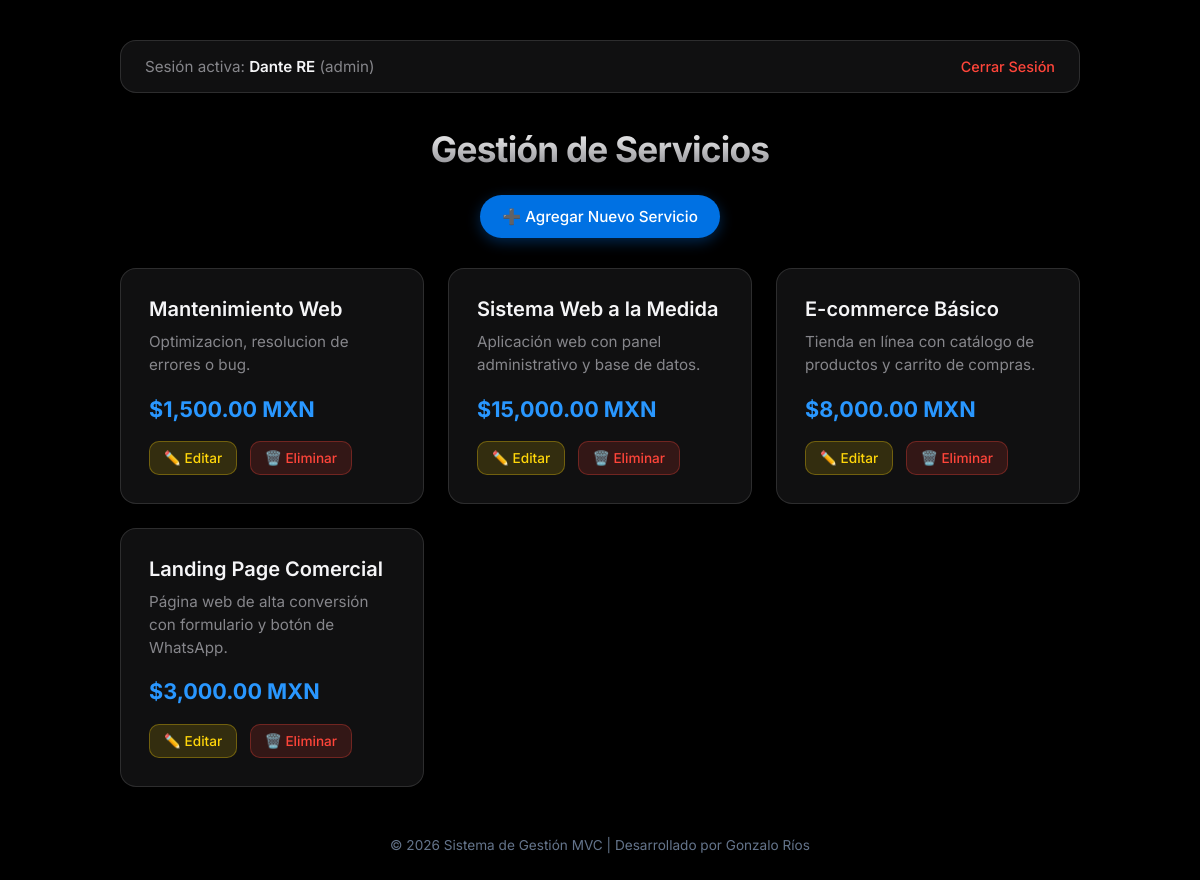
Page /index.php?action=index (signed in) on the committed database.
### tables this page shows
CREATE TABLE `servicios` (
  `id` int(11) NOT NULL,
  `nombre` varchar(100) NOT NULL,
  `descripcion` text NOT NULL,
  `precio` decimal(10,2) NOT NULL
);

### app/controllers/ServicioController.php (called while the page is built, shortened)
<?php
require_once __DIR__ . '/../models/Servicio.php';
class ServicioController {
    private $servicioModel;
    public function __construct($pdo) {
        $this->servicioModel = new Servicio($pdo);
    }
    public function index() {
        $servicios = $this->servicioModel->obtenerTodos();
        require_once __DIR__ . '/../views/templates/header.php';
        require_once __DIR__ . '/../views/servicios/index.php';
        require_once __DIR__ . '/../views/templates/footer.php';
    }
}
?>

### app/models/Servicio.php (called while the page is built, shortened)
<?php
class Servicio {
    private $pdo;
    public function __construct($pdo) {
        $this->pdo = $pdo;
    }
    public function obtenerTodos() {
        $stmt = $this->pdo->query("SELECT * FROM servicios ORDER BY id DESC");
        return $stmt->fetchAll();
    }
}
?>

### app/views/servicios/index.php (the view)
<h1>Gestión de Servicios</h1>
<?php if (($_SESSION['usuario_rol'] ?? '') === 'admin'): ?>
    <div style="text-align: center; margin-bottom: 30px;">
        <a href="index.php?action=crear" class="btn-crear">➕ Agregar Nuevo Servicio</a>
    </div>
<?php endif; ?>
<div class="grid">
    <?php foreach ($servicios as $servicio): ?>
        <div class="card">
            <div>
                <h3><?php echo htmlspecialchars($servicio['nombre']); ?></h3>
                <p><?php echo htmlspecialchars($servicio['descripcion']); ?></p>
            </div>
            <div>
                <p class="precio">$<?php echo number_format($servicio['precio'], 2); ?> MXN</p>
                <?php if (($_SESSION['usuario_rol'] ?? '') === 'admin'): ?>
                    <div style="margin-top: 15px;">
                        <a href="index.php?action=editar&id=<?php echo $servicio['id']; ?>" class="btn-editar">✏️ Editar</a>
                        <a href="index.php?action=eliminar&id=<?php echo $servicio['id']; ?>" class="btn-eliminar" onclick="return confirm('¿Eliminar servicio?');">🗑️ Eliminar</a>
                    </div>
                <?php endif; ?>
            </div>
        </div>
    <?php endforeach; ?>
</div>

### public/index.php (shortened to what this page needs)
<?php
require_once __DIR__ . '/../app/config/database.php';
require_once __DIR__ . '/../app/controllers/ServicioController.php';
$action = $_GET['action'] ?? 'index';
$controller = new ServicioController($pdo);
switch ($action) {
    case 'index':
    default:
        $controller->index();
        break;
}
?>

### app/views/templates/header.php (shortened to what this page needs)
<!DOCTYPE html>
<html lang="es">
<head>
</head>
<body>
<div class="contenedor">
    <?php if (isset($_SESSION['usuario_id'])): ?>
        <div class="header-panel">
            <span>Sesión activa: <strong><?php echo htmlspecialchars($_SESSION['usuario_nombre'] ?? 'Admin'); ?></strong> (<?php echo htmlspecialchars($_SESSION['usuario_rol'] ?? 'cliente'); ?>)</span>
            <a href="index.php?action=logout" class="logout">Cerrar Sesión</a>
        </div>
    <?php endif; ?>

### app/views/templates/footer.php
</div>
<footer style="text-align: center; margin-top: 50px; color: #64748b; font-size: 0.85rem;">
    <p>© <?php echo date('Y'); ?> Sistema de Gestión MVC | Desarrollado por Gonzalo Ríos</p>
</footer>
</body>
</html>

### app/views/templates/header.php (style rules this page uses)
:root { --bg-main: #000000; --bg-card: rgba(22, 22, 23, 0.75); --bg-card-hover: rgba(29, 29, 31, 0.85); --border-subtle: rgba(255, 255, 255, 0.12); --border-focus: #0071e3; --text-primary: #f5f5f7; --text-secondary: #86868b; --accent-blue: #2997ff; --accent-green: #30d158; --accent-red: #ff453a; --accent-amber: #ffd60a; --radius-main: 16px; --radius-sm: 10px; --shadow-apple: 0 12px 40px rgba(0, 0, 0, 0.4); --font-apple: 'Inter', -apple-system, BlinkMacSystemFont, "SF Pro Display", "Segoe UI", Roboto, sans-serif; }
* { box-sizing: border-box; margin: 0; padding: 0; }
body { font-family: var(--font-apple); background-color: var(--bg-main); color: var(--text-primary); padding: 40px 20px; min-height: 100vh; -webkit-font-smoothing: antialiased; }
.contenedor { max-width: 960px; margin: 0 auto; }
.header-panel { display: flex; justify-content: space-between; align-items: center; background: var(--bg-card); backdrop-filter: blur(20px); -webkit-backdrop-filter: blur(20px); border: 1px solid var(--border-subtle); padding: 16px 24px; border-radius: var(--radius-main); margin-bottom: 35px; box-shadow: var(--shadow-apple); }
.header-panel span { font-size: 0.95rem; color: var(--text-secondary); }
.header-panel strong { color: var(--text-primary); font-weight: 600; }
a.logout { color: var(--accent-red); text-decoration: none; font-size: 0.9rem; font-weight: 500; }
h1 { font-size: 2.2rem; font-weight: 700; letter-spacing: -0.022em; margin-bottom: 25px; text-align: center; background: linear-gradient(180deg, #FFFFFF 0%, #86868B 100%); -webkit-background-clip: text; -webkit-text-fill-color: transparent; }
.btn-crear { display: inline-flex; align-items: center; gap: 8px; background-color: #0071e3; color: #ffffff; padding: 12px 22px; text-decoration: none; border-radius: 980px; font-size: 0.95rem; font-weight: 500; transition: all 0.2s ease; box-shadow: 0 4px 14px rgba(0, 113, 227, 0.35); }
.btn-editar { background-color: rgba(255, 214, 10, 0.15); color: var(--accent-amber); border: 1px solid rgba(255, 214, 10, 0.3); padding: 8px 14px; text-decoration: none; border-radius: var(--radius-sm); font-size: 0.85rem; font-weight: 500; display: inline-block; margin-right: 8px; }
.btn-eliminar { background-color: rgba(255, 69, 58, 0.15); color: var(--accent-red); border: 1px solid rgba(255, 69, 58, 0.3); padding: 8px 14px; text-decoration: none; border-radius: var(--radius-sm); font-size: 0.85rem; font-weight: 500; display: inline-block; }
.grid { display: grid; grid-template-columns: repeat(auto-fill, minmax(280px, 1fr)); gap: 24px; margin-top: 30px; }
.card { background: var(--bg-card); backdrop-filter: blur(12px); -webkit-backdrop-filter: blur(12px); border: 1px solid var(--border-subtle); padding: 28px; border-radius: var(--radius-main); transition: all 0.3s ease; display: flex; flex-direction: column; justify-content: space-between; }
.card h3 { font-size: 1.25rem; font-weight: 600; margin-bottom: 10px; color: var(--text-primary); }
.card p { color: var(--text-secondary); font-size: 0.95rem; line-height: 1.5; margin-bottom: 16px; }
.precio { color: var(--accent-blue) !important; font-size: 1.35rem !important; font-weight: 700; }

### rows in the picture
servicios: nombre "Mantenimiento Web", descripcion "Optimizacion, resolucion de errores o bug.", precio "1,500.00"
servicios: nombre "Sistema Web a la Medida", descripcion "Aplicación web con panel administrativo y base de datos.", precio "15,000.00"
servicios: nombre "E-commerce Básico", descripcion "Tienda en línea con catálogo de productos y carrito de compras.", precio "8,000.00"
servicios: nombre "Landing Page Comercial", descripcion "Página web de alta conversión con formulario y botón de WhatsApp.", precio "3,000.00"

### other values in the picture
$_SESSION['usuario_nombre'] "Dante RE"
$_SESSION['usuario_rol'] "admin"
